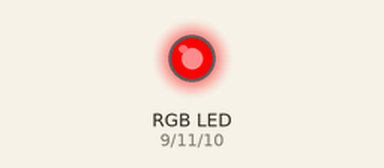
A sketch run on a simulated Arduino Uno, built with avr-gcc and run on an emulated ATmega328P. Parts: an RGB LED mixed from three pins (HIGH = lit).

Above: at 0.05 s.
At 0.25 s:
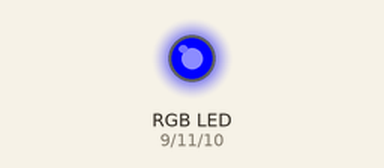
At 0.5 s:
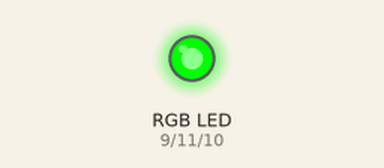
At 1.0 s:
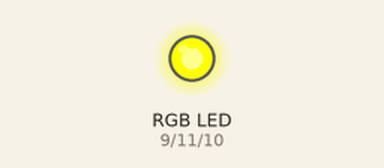
At 1.95 s:
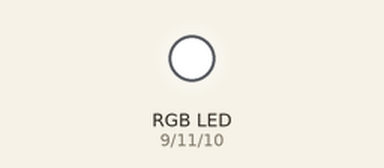
Timing chart, 0 to 4.6 s (numbered marks = the images above):
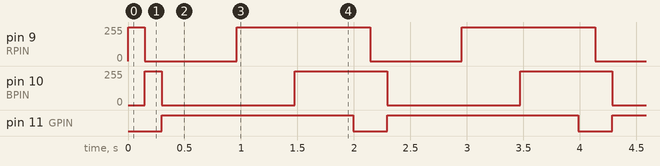

The sketch:

C2-2-RGB_LEDs.ino
```cpp
int RPIN = 9;  // what PIN are you using for RED?
int BPIN = 10; // what PIN are you using for BLUE?
int GPIN = 11; // what PIN are you using for GREEN?

void setup() {
  // put your setup code here, to run once:
  pinMode(RPIN, OUTPUT);
  pinMode(BPIN, OUTPUT);
  pinMode(GPIN, OUTPUT);
}

void loop() {
  // Digital ON / OFF (cycles)
  digitalWrite(GPIN, LOW);
  digitalWrite(RPIN, HIGH);
  delay(150);
  digitalWrite(RPIN, LOW);
  digitalWrite(BPIN, HIGH);
  delay(150);
  digitalWrite(BPIN, LOW);
  digitalWrite(GPIN, HIGH);
  delay(150);

  // Fade in Red
  for(int i=0; i< 255; i++) {
    analogWrite(RPIN,i);
    analogWrite(255-GPIN,i);
    delay(2);
  }
  // Fade in Blue
  for(int i=0; i< 255; i++) {
    analogWrite(BPIN,i);
    analogWrite(255-RPIN,i);
    delay(2);
  }
  // Fade in Green
  for(int i=0; i< 255; i++) {
    analogWrite(GPIN,i);
    analogWrite(255-BPIN,i);
    delay(2);
  }

}
```

Measured:
- by itself, pin 9 (RPIN): repeats every 2.0 s: 0/255 0.81 s, 254/255 1.0 s, 255/255 0.15 s
- by itself, pin 10 (BPIN): repeats every 2.0 s: 0/255 1.2 s, 254/255 0.67 s, 255/255 0.15 s
- by itself, pin 11 (GPIN): alternates HIGH for 1.7 s and LOW for 0.30 s
